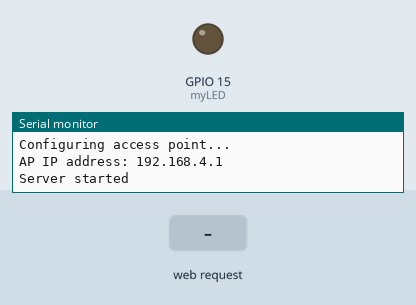
A sketch run on a simulated ESP32. Parts: output pins drawn as LEDs (lit = HIGH), the last lines printed to the serial monitor. Inputs (shaded band) come from the test bench.

Above: at 1.3 s.
1.4 s: HTTP request GET /ON received
At 2.6 s:
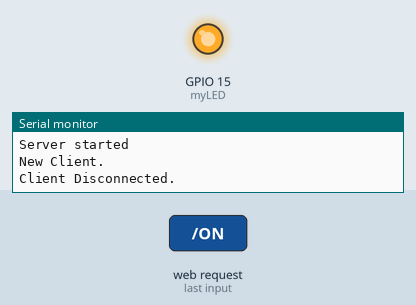
2.9 s: HTTP request GET /OFF received
At 3.8 s:
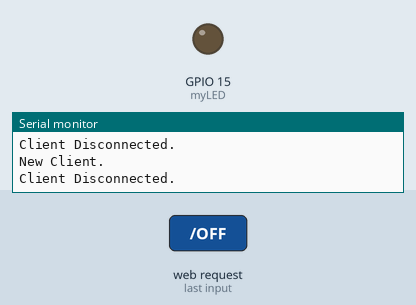
Timing chart, 0 to 5.9 s (numbered marks = the images above; inputs shaded):
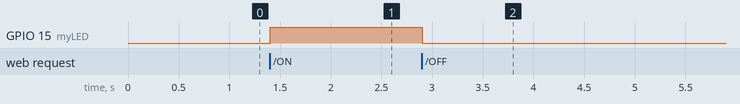

The sketch:

wifi_ap.ino
```cpp
#include <WiFi.h>
#include <WiFiClient.h>
#include <WiFiAP.h>

int myLED = 15;
const char* ssid     = "yummonet";
const char* password = "12345678bobbob";

WiFiServer server(80);

void setup() {
  pinMode(myLED, OUTPUT);

  Serial.begin(115200);
  delay(100);

  Serial.println("Configuring access point...");

  WiFi.softAP(ssid, password);

  IPAddress myIP = WiFi.softAPIP();
  Serial.print("AP IP address: ");
  Serial.println(myIP);
  server.begin();

  Serial.println("Server started");
}

void loop() {
  WiFiClient client = server.available();   // Detect waiting for connection...

  if (client) {                             // Connection detecting
    Serial.println("New Client.");
    String currentLine = "";                // Create a String variable to store data
    while (client.connected()) {            // loop when keep connecting
      if (client.available()) {             // Detect is there is data on the connection
        char c = client.read();             // Read the received data
        //Serial.write(c);                    // Print on serial monitor
        if (c == '\n') {                    // If an newline character  is read

          //Use newline character to indicate the end
          if (currentLine.length() == 0) {
            client.println("HTTP/1.1 200 OK");
            client.println("Content-type:text/html");
            client.println();
             //Connect character with here
            client.print("Click <a href=\"/ON\">here</a> to turn ON the LED.<br>");
            client.print("Click <a href=\"/OFF\">here</a> to turn OFF the LED.<br>");

            // empty line in a HTTP response
            client.println();
            // Break out of a loop
            break;
          } else {    // Clear cached data in variable if there is one newline character
            currentLine = "";
          }
        } else if (c != '\r') {  // If characters except Carriage Return is obtained
          currentLine += c;      // Add the obtained character to end of the variable
        }

        // Check if /ON or /OFF is obtained
        if (currentLine.endsWith("/ON")) {
          digitalWrite(myLED, HIGH);               //Turn on LED when /ON is obtained
        }
        if (currentLine.endsWith("/OFF")) {
          digitalWrite(myLED, LOW);                //Turn on LED when /OFF is obtained
        }
      }
    }
    // disconnect
    client.stop();
    Serial.println("Client Disconnected.");
  }
}
```

Measured:
- after the input at 1.4 s, GPIO 15 (myLED): LOW → HIGH at once
- after the input at 2.9 s, GPIO 15 (myLED): HIGH → LOW at once
